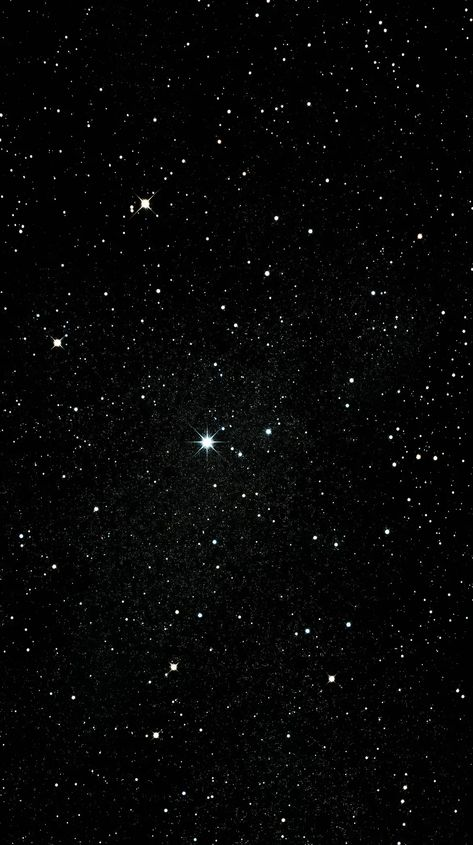
#> input picture code-to-draw-1st-image-as-reference.jpg, 473 x 845 px
$ python line_sketch.py code-to-draw-1st-image-as-reference.jpg
#> lines starting #> are read from the running program, lines starting #| are printed output that depends on the picture
"""
LEVEL 3 — Line Sketch
------------------------
Instead of filling in colored blocks, this level detects the EDGES in an
image (the outlines of shapes) and draws only those — turtle "sketches"
the picture like a pencil drawing instead of painting it in.

How the edge detection works (no heavy libraries needed):
    - Convert the image to grayscale.
    - Apply PIL's built-in FIND_EDGES filter, which highlights areas where
      brightness changes sharply (i.e. outlines).
    - Threshold it: any pixel brighter than the threshold counts as "edge".
    - Downsample to a grid like before, but this time each cell is either
      "draw a dot here" or "skip it" instead of a full color.

Usage:
    python line_sketch.py path/to/image.jpg
    python line_sketch.py path/to/image.jpg --grid 60 --threshold 40
"""

import sys
import argparse
import turtle
from pathlib import Path

from PIL import Image, ImageFilter


def load_edge_grid(image_path: str, grid_size: int, threshold: int):
    """
    Returns a 2D grid of booleans: True where an edge was detected.
    """
    img = Image.open(image_path).convert("L")  # grayscale
    edges = img.filter(ImageFilter.FIND_EDGES)
    small = edges.resize((grid_size, grid_size), Image.LANCZOS)
    pixels = small.load()

    grid = []
    for y in range(grid_size):
        row = []
        for x in range(grid_size):
            brightness = pixels[x, y]
            row.append(brightness > threshold)
        grid.append(row)
    return grid


def draw_sketch(grid, canvas_size=600, speed=0, dot_size=6):
    grid_size = len(grid)
    cell_size = canvas_size / grid_size

    screen = turtle.Screen()
    screen.setup(canvas_size + 60, canvas_size + 60)
    screen.title("CODE TO DRAW — Level 3: Line Sketch")
    screen.bgcolor("white")
    screen.tracer(0)

    t = turtle.Turtle()
    t.hideturtle()
    t.speed(speed)
    t.color("black")
    t.penup()

    start_x = -canvas_size / 2
    start_y = canvas_size / 2

    for row_index, row in enumerate(grid):
        for col_index, is_edge in enumerate(row):
            if not is_edge:
                continue
            x = start_x + col_index * cell_size
            y = start_y - row_index * cell_size
            t.goto(x, y)
            t.dot(dot_size)
        screen.update()

    screen.update()
    print("Done! Click the window to close.")
    screen.exitonclick()


def main():
    parser = argparse.ArgumentParser(description="Sketch an image's outlines using turtle graphics.")
    parser.add_argument("image", help="Path to input image")
    parser.add_argument("--grid", type=int, default=60, help="Grid size (default: 60x60)")
    parser.add_argument("--threshold", type=int, default=40,
                         help="Edge sensitivity 0-255. Lower = more lines detected (default: 40)")
    args = parser.parse_args()

    input_path = Path(args.image)
    if not input_path.exists():
        print(f"Error: {input_path} not found.")
        sys.exit(1)

    print(f"Loading '{input_path.name}' and detecting edges on a {args.grid}x{args.grid} grid...")
    grid = load_edge_grid(str(input_path), args.grid, args.threshold)
#> in load_edge_grid, `edges = img.filter(ImageFilter.FIND_EDGES)`:
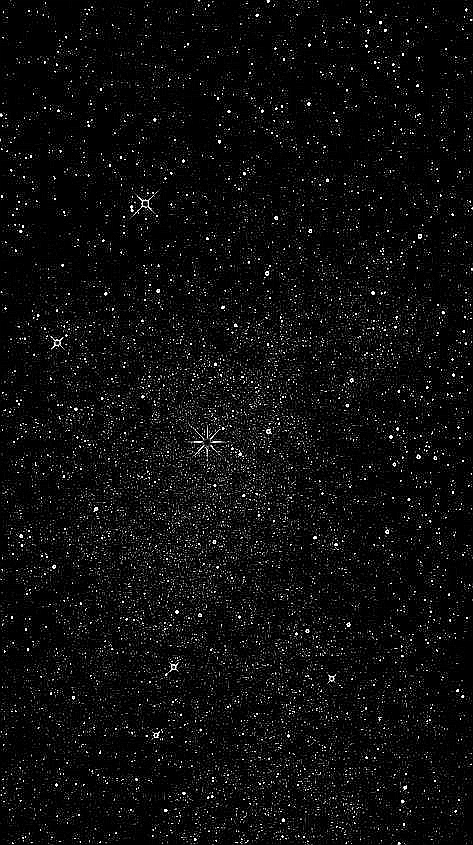
#> edges: PIL image 473x845 L; min 0, max 255, mean 13.9
#> in load_edge_grid, `small = edges.resize((grid_size, grid_size), Image.LANCZOS)`:
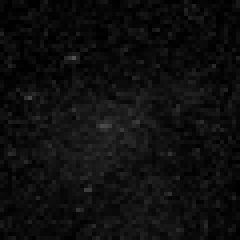
#> small: PIL image 60x60 L (shown 4 times larger); min 0, max 82, mean 14.2
#> after the loop in load_edge_grid, `for y in range(grid_size):`: grid = 60 items
#> grid = 60 items

    print("Sketching... a turtle window should open.")
    draw_sketch(grid)
#> in draw_sketch, `grid_size = len(grid)`: grid_size = 60
#> in draw_sketch, `cell_size = canvas_size / grid_size`: cell_size = 10
#> (the call stopped at in draw_sketch, `screen = turtle.Screen()`: turtle is not available in this run)


if __name__ == "__main__":
    main()
